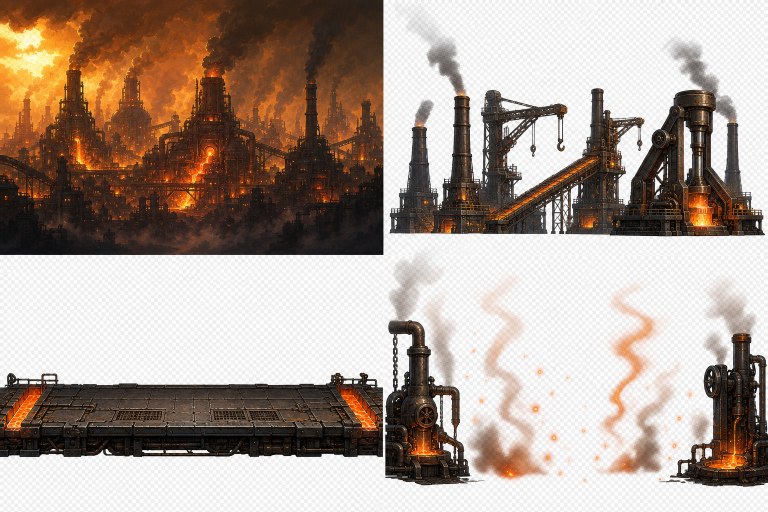
#> input picture assets/generated/arenas/cyclotron-parallax-openai-v1.png, 1536 x 1024 px (shown at 1/2 size)
$ python -i process-openai-art.py   (imports and definitions only)
#> lines starting #> are read from the running program, lines starting #| are printed output that depends on the picture
"""Build independent runtime art from the OpenAI master sheets.

The deterministic post-process removes baked checker previews, turns the six
OpenAI Forge arena atlases into four depth planes per arena, and partitions each
OpenAI expansion boss into seven independently drawable rig layers. It never
replaces the authored source pixels; transforms and masks remain reproducible.
"""

from __future__ import annotations

from collections import deque
from hashlib import sha256
from pathlib import Path
from shutil import rmtree
import json

from PIL import Image, ImageEnhance, ImageFilter, ImageOps


ROOT = Path(__file__).resolve().parent.parent
SOURCE_ROOT = ROOT / "assets" / "generated"
RIVA_SOURCE_ROOT = SOURCE_ROOT / "riva-v2.9-sources"
RIVA_SPLIT_SOURCE_ROOT = SOURCE_ROOT / "riva-v2.11-sources"
NARRATIVE_SOURCE_ROOT = SOURCE_ROOT / "narrative-v2.9-sources"
ASSET_RELEASE = "v2.11.0"
OUTPUT_ROOT = SOURCE_ROOT / ASSET_RELEASE
MANIFEST_PATH = OUTPUT_ROOT / "asset-manifest.json"

CORE_BOSSES = ("rammer", "kraken", "drill", "mantis", "cyclotron", "omega")
EXPANSION_BOSSES = (
    "bastion-ricochet", "hydraulic-warden", "hive-foreman", "echo-fencer", "breaker-array", "vertical-verdict",
    "rail-tyrant", "triplex-hunter", "ground-eater", "floodline-leviathan", "centrifuge-zero", "tempest-regulator",
    "ascension-frame", "counterforge", "carrier-cathedral", "twin-governors", "loadout-reactor", "orbital-famine",
    "logic-crucible", "vector-vault", "skyborne-battery", "endurance-engine", "adaptive-archivist", "null-crown",
)
BOSSES = CORE_BOSSES + EXPANSION_BOSSES
ARENA_LAYERS = ("far", "mid", "ground", "foreground")
BOSS_PARTS = {
    "rammer": ("wheel", "chassis", "ram", "hammer-left", "hammer-right", "rivet-pod", "mine-seismic", "core", "overdrive"),
    "kraken": ("fuselage", "cockpit", "wing-left", "wing-right", "tail-thruster", "ion-emitter", "bomb-pod", "laser-blades", "core"),
    "drill": ("carapace", "cockpit", "legs-front-left", "legs-front-right", "legs-rear", "magnetic-coil", "polarity-claws", "scrap-ring", "core"),
    "mantis": ("torso", "cockpit", "scythe-left", "scythe-right", "legs-left", "legs-right", "chrono-halo", "time-emitter", "core"),
    "cyclotron": ("furnace-torso", "cockpit", "piston-left", "piston-right", "leg-left", "leg-right", "stacks-hopper", "molten-core", "overarmor"),
    "omega": ("crown-hull", "throne-cockpit", "battery-left", "battery-right", "stabilizers", "blade-ring", "combined-arsenal", "omega-core", "ruptured-armor"),
}
RIVA_ANATOMY_PARTS = (
    "thigh-far", "shin-far", "boot-far", "upper-arm-far", "forearm-far",
    "pelvis", "torso", "thigh-near", "shin-near", "boot-near",
    "upper-arm-near", "forearm-near", "cannon-near", "head",
)
RIVA_EFFECT_PARTS = ("dash-trail", "overload-halo")
HERO_PARTS = RIVA_ANATOMY_PARTS + RIVA_EFFECT_PARTS
RIVA_PART_CONTRACTS = {
    "thigh-far": {"extent": 145, "pivotFraction": (0.50, 0.12), "joint": (-9, 5), "parent": "pelvis", "side": "far", "z": 10, "motion": "leg-far"},
    "shin-far": {"extent": 150, "pivotFraction": (0.50, 0.12), "joint": (-10, 42), "parent": "thigh-far", "side": "far", "z": 11, "motion": "leg-far"},
    "boot-far": {"extent": 112, "pivotFraction": (0.50, 0.20), "joint": (-12, 80), "parent": "shin-far", "side": "far", "z": 12, "motion": "leg-far"},
    "upper-arm-far": {"extent": 128, "pivotFraction": (0.50, 0.14), "joint": (-27, -48), "parent": "torso", "side": "far", "z": 13, "motion": "arm-far"},
    "forearm-far": {"extent": 132, "pivotFraction": (0.50, 0.12), "joint": (-28, -15), "parent": "upper-arm-far", "side": "far", "z": 14, "motion": "arm-far"},
    "pelvis": {"extent": 126, "pivotFraction": (0.50, 0.50), "joint": (0, 0), "parent": None, "side": "center", "z": 30, "motion": "pelvis"},
    "torso": {"extent": 205, "pivotFraction": (0.50, 0.86), "joint": (0, -18), "parent": "pelvis", "side": "center", "z": 40, "motion": "torso"},
    "thigh-near": {"extent": 145, "pivotFraction": (0.50, 0.12), "joint": (9, 5), "parent": "pelvis", "side": "near", "z": 50, "motion": "leg-near"},
    "shin-near": {"extent": 150, "pivotFraction": (0.50, 0.12), "joint": (10, 42), "parent": "thigh-near", "side": "near", "z": 51, "motion": "leg-near"},
    "boot-near": {"extent": 112, "pivotFraction": (0.50, 0.20), "joint": (13, 80), "parent": "shin-near", "side": "near", "z": 52, "motion": "leg-near"},
    "upper-arm-near": {"extent": 128, "pivotFraction": (0.50, 0.14), "joint": (29, -48), "parent": "torso", "side": "near", "z": 60, "motion": "arm-near"},
    # Both layers share the original transform so their neutral composition is
    # pixel-identical to the proven v2.10 OpenAI sprite.
    "forearm-near": {"extent": 210, "pivotFraction": (0.78, 0.18), "joint": (29, -15), "parent": "upper-arm-near", "side": "near", "z": 70, "motion": "cannon-mount"},
    "cannon-near": {"extent": 210, "pivotFraction": (0.78, 0.18), "joint": (29, -15), "parent": "forearm-near", "side": "near", "z": 71, "motion": "cannon-recoil"},
    "head": {"extent": 132, "pivotFraction": (0.68, 0.92), "joint": (0, -70), "parent": "torso", "side": "center", "z": 80, "motion": "head"},
}
RIVA_CANNON_MUZZLE_POINT = (149, 297)
RIVA_HEAD_DROP_Y = 4
NARRATIVE = ("intro-broadcast", "prologue-m0", "campaign-ending", "forge-ending")
NARRATIVE_LAYOUTS = {
    "intro-broadcast": {"focalPoint": {"x": 0.20, "y": 0.70}, "safeTextZone": {"x": 0.07, "y": 0.06, "width": 0.36, "height": 0.32}},
    "prologue-m0": {"focalPoint": {"x": 0.22, "y": 0.58}, "safeTextZone": {"x": 0.60, "y": 0.10, "width": 0.34, "height": 0.62}},
    "campaign-ending": {"focalPoint": {"x": 0.82, "y": 0.45}, "safeTextZone": {"x": 0.04, "y": 0.06, "width": 0.36, "height": 0.32}},
    "forge-ending": {"focalPoint": {"x": 0.25, "y": 0.63}, "safeTextZone": {"x": 0.67, "y": 0.10, "width": 0.28, "height": 0.60}},
}
VFX = (
    "muzzle-cyan", "impact-metal", "shield-hit", "magnetic-spark",
    "smoke", "rivet-sparks", "electric-arcs", "molten-splash",
    "warning-pulse", "dash-shockwave", "overload-bloom", "chrono-fracture",
    "explosion-small", "explosion-core", "explosion-final", "scrap-glow",
)
EXPANSION_PARTS = (
    "chassis", "armor-shell", "appendage-left-root", "appendage-left-tip",
    "appendage-right-root", "appendage-right-tip", "core",
)
EXPANSION_DRAW_SIZE = {"width": 236, "height": 236}
EXPANSION_ARENA_SHEETS = ((7, 10), (11, 14), (15, 18), (19, 22), (23, 26), (27, 30))
EXPANSION_WEAK_CORES = {
    "bastion-ricochet": (0.50, 0.51, 0.105), "hydraulic-warden": (0.46, 0.50, 0.095),
    "hive-foreman": (0.55, 0.48, 0.105), "echo-fencer": (0.46, 0.43, 0.090),
    "breaker-array": (0.50, 0.50, 0.105), "vertical-verdict": (0.50, 0.36, 0.090),
    "rail-tyrant": (0.50, 0.51, 0.095), "triplex-hunter": (0.56, 0.55, 0.090),
    "ground-eater": (0.48, 0.55, 0.100), "floodline-leviathan": (0.51, 0.55, 0.100),
    "centrifuge-zero": (0.53, 0.50, 0.100), "tempest-regulator": (0.52, 0.52, 0.095),
    "ascension-frame": (0.51, 0.48, 0.095), "counterforge": (0.55, 0.50, 0.095),
    "carrier-cathedral": (0.50, 0.52, 0.100), "twin-governors": (0.50, 0.49, 0.095),
    "loadout-reactor": (0.50, 0.55, 0.105), "orbital-famine": (0.55, 0.52, 0.100),
    "logic-crucible": (0.50, 0.56, 0.105), "vector-vault": (0.50, 0.54, 0.105),
    "skyborne-battery": (0.48, 0.50, 0.095), "endurance-engine": (0.50, 0.50, 0.100),
    "adaptive-archivist": (0.52, 0.55, 0.095), "null-crown": (0.50, 0.57, 0.115),
}


# [7 lines left out: function cell_box, not called in this run]


def checker_candidate(pixel: tuple[int, int, int]) -> bool:
    low, high = min(pixel), max(pixel)
    return low >= 218 and high - low <= 30


def extract_alpha(image: Image.Image) -> Image.Image:
    """Remove connected neutral checker regions while retaining painted highlights."""
    rgb = image.convert("RGB")
    width, height = rgb.size
    pixels = list(rgb.get_flattened_data())
    candidate = bytearray(checker_candidate(pixel) for pixel in pixels)
    visited = bytearray(width * height)
    background = bytearray(width * height)

    def neighbours(index: int):
        x, y = index % width, index // width
        if x:
            yield index - 1
        if x + 1 < width:
            yield index + 1
        if y:
            yield index - width
        if y + 1 < height:
            yield index + width

    for start in range(width * height):
        if not candidate[start] or visited[start]:
            continue
        queue = deque([start])
        visited[start] = 1
        component: list[int] = []
        touches_edge = False
        while queue:
            index = queue.popleft()
            component.append(index)
            x, y = index % width, index // width
            touches_edge = touches_edge or x == 0 or y == 0 or x == width - 1 or y == height - 1
            for neighbour in neighbours(index):
                if candidate[neighbour] and not visited[neighbour]:
                    visited[neighbour] = 1
                    queue.append(neighbour)
        if touches_edge or len(component) >= 96:
            for index in component:
                background[index] = 1

    mask = Image.new("L", (width, height), 255)
    mask.putdata([0 if value else 255 for value in background])
    mask = mask.filter(ImageFilter.GaussianBlur(0.55))
    rgba = rgb.convert("RGBA")
    rgba.putalpha(mask)
    return rgba


# [105 lines left out: functions save_runtime, normalize_sprite, alpha_geometry, normalize_riva_part, split_riva_forearm_cannon, not called in this run]


def normalize_narrative(image: Image.Image) -> Image.Image:
    return ImageOps.fit(image.convert("RGB"), (1280, 720), Image.Resampling.LANCZOS, centering=(0.5, 0.5))


# [569 lines left out: functions remove_alpha_islands, source, source_record, provenance_record, find_floor_line, normalize_arena_backdrop and 7 more, not called in this run]


# [2 lines not run here, left out]

>>> import cv2
>>> picture = cv2.imread('../assets/generated/arenas/cyclotron-parallax-openai-v1.png', cv2.IMREAD_GRAYSCALE)
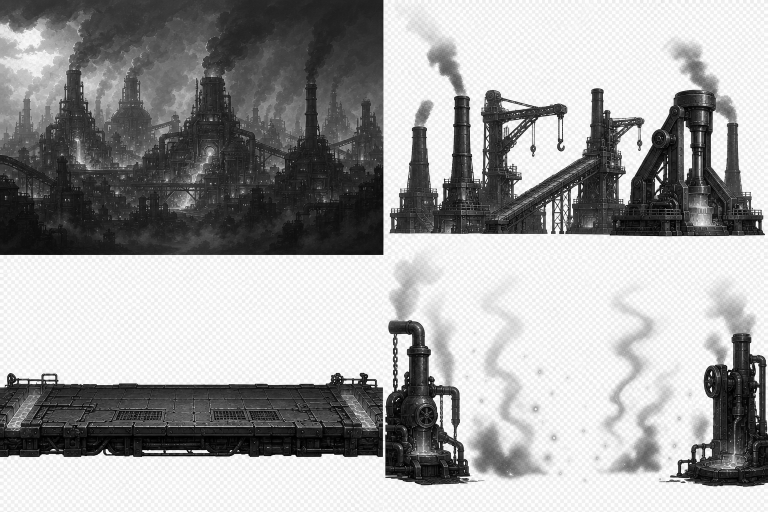
#> picture: shape (1024, 1536) (shown at 1/2 size); min 0, max 255, mean 160.8
#> (the run stopped early here; a loop or call above may not have finished)

$ run again, on assets/generated/bosses/drill-parts-openai-v1.png
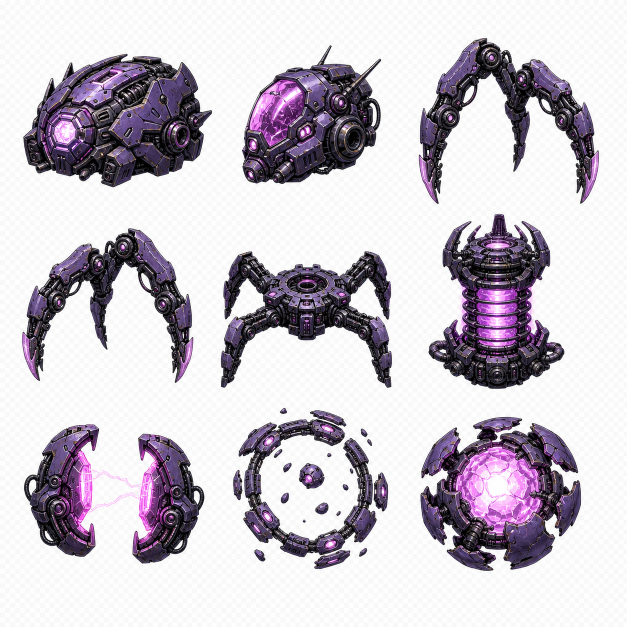
#> input picture assets/generated/bosses/drill-parts-openai-v1.png, 1254 x 1254 px (shown at 1/2 size)
#> `picture = cv2.imread('../assets/generated/arenas/cyclotron-parallax-op..`:
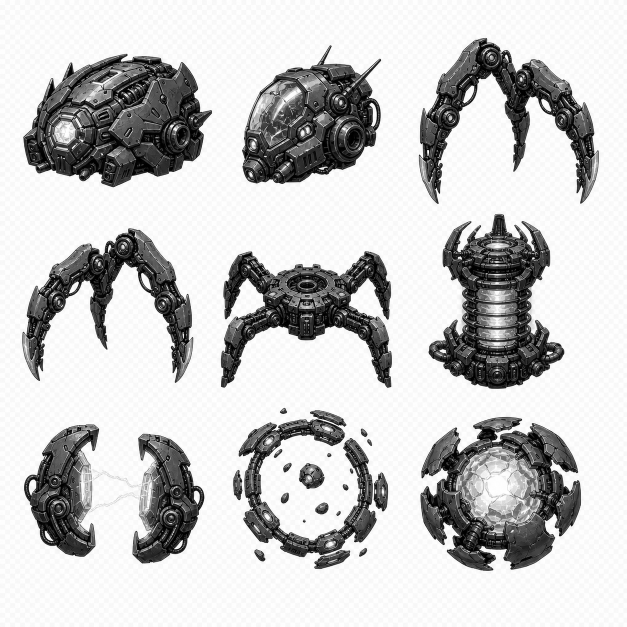
#> picture: shape (1254, 1254) (shown at 1/2 size); min 0, max 255, mean 198.5

$ run again, on assets/generated/bosses/kraken-parts-openai-v1.png
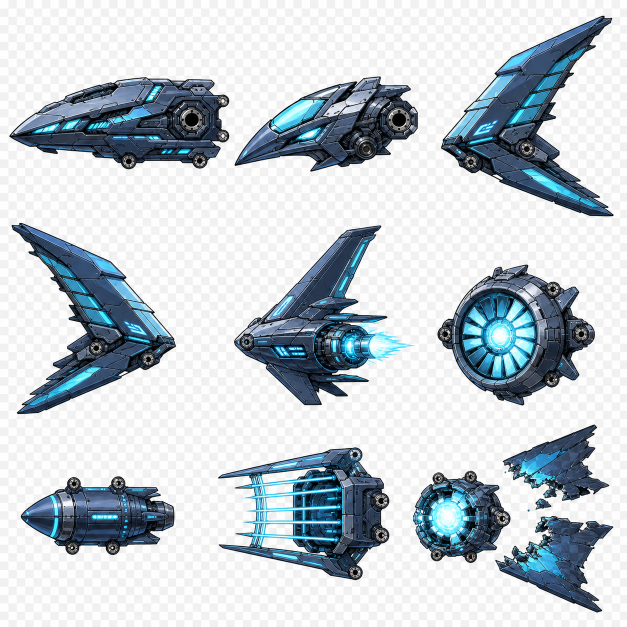
#> input picture assets/generated/bosses/kraken-parts-openai-v1.png, 1254 x 1254 px (shown at 1/2 size)
#> `picture = cv2.imread('../assets/generated/arenas/cyclotron-parallax-op..`:
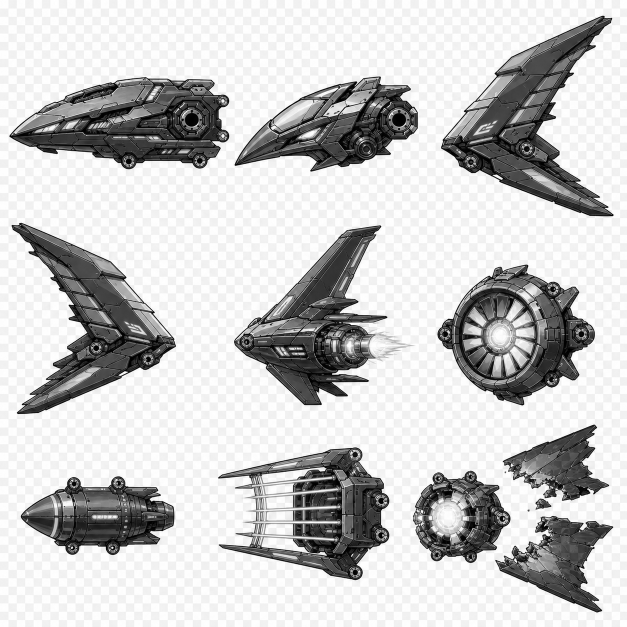
#> picture: shape (1254, 1254) (shown at 1/2 size); min 0, max 255, mean 199.7

$ run again, on assets/generated/expansion-sources/bosses-07-12-openai-alpha.png
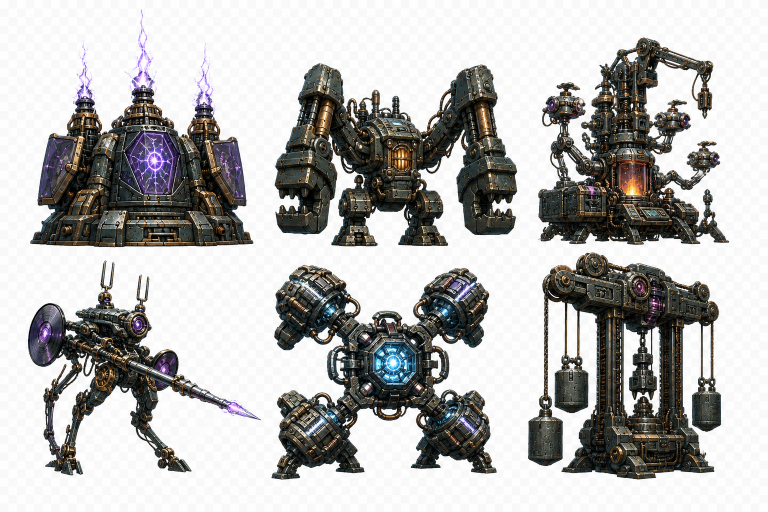
#> input picture assets/generated/expansion-sources/bosses-07-12-openai-alpha.png, 1536 x 1024 px (shown at 1/2 size)
#> `picture = cv2.imread('../assets/generated/arenas/cyclotron-parallax-op..`:
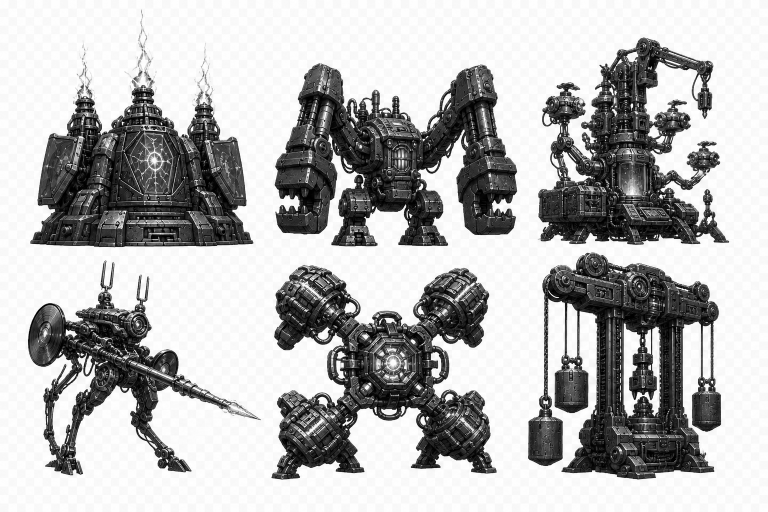
#> picture: shape (1024, 1536) (shown at 1/2 size); min 0, max 255, mean 180.1
